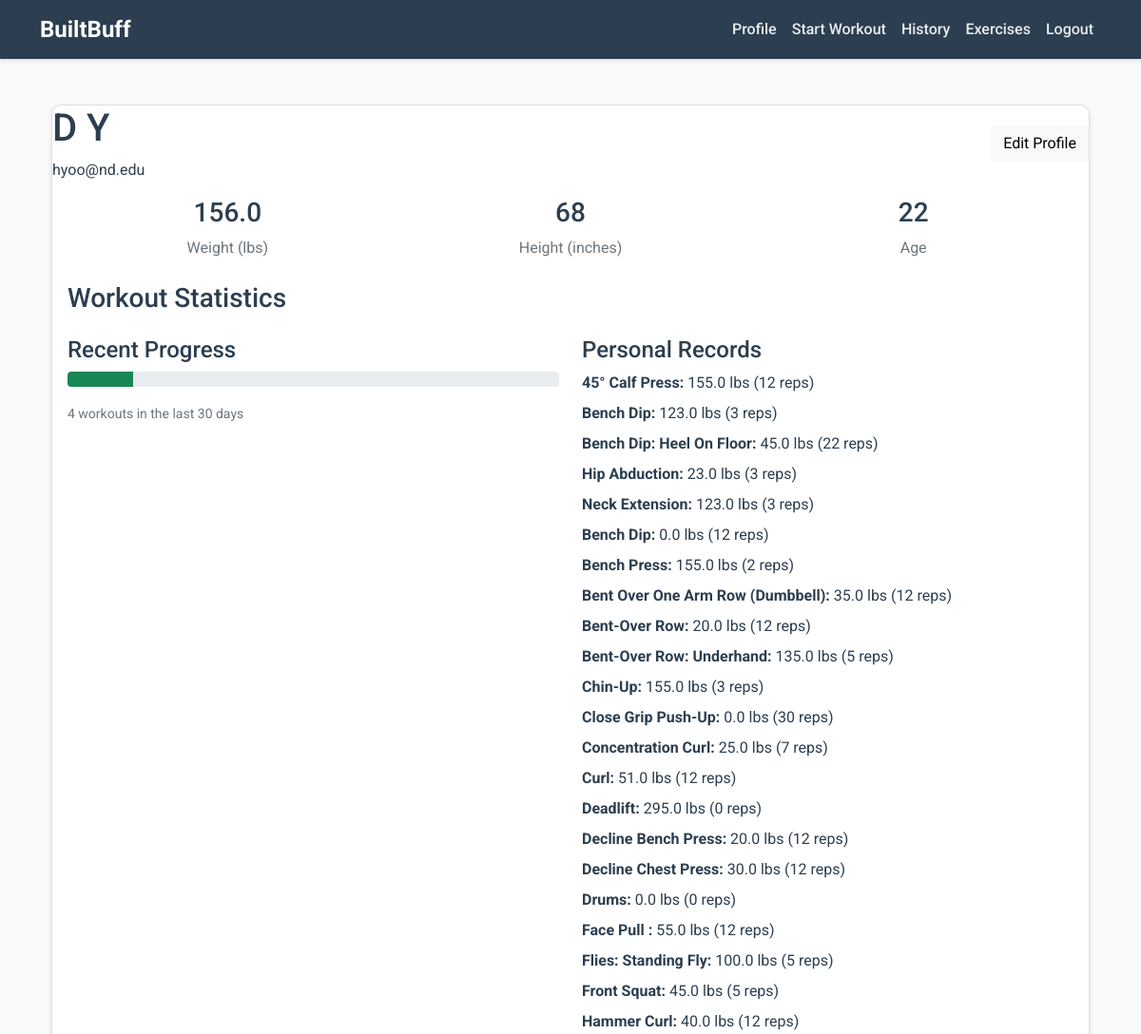
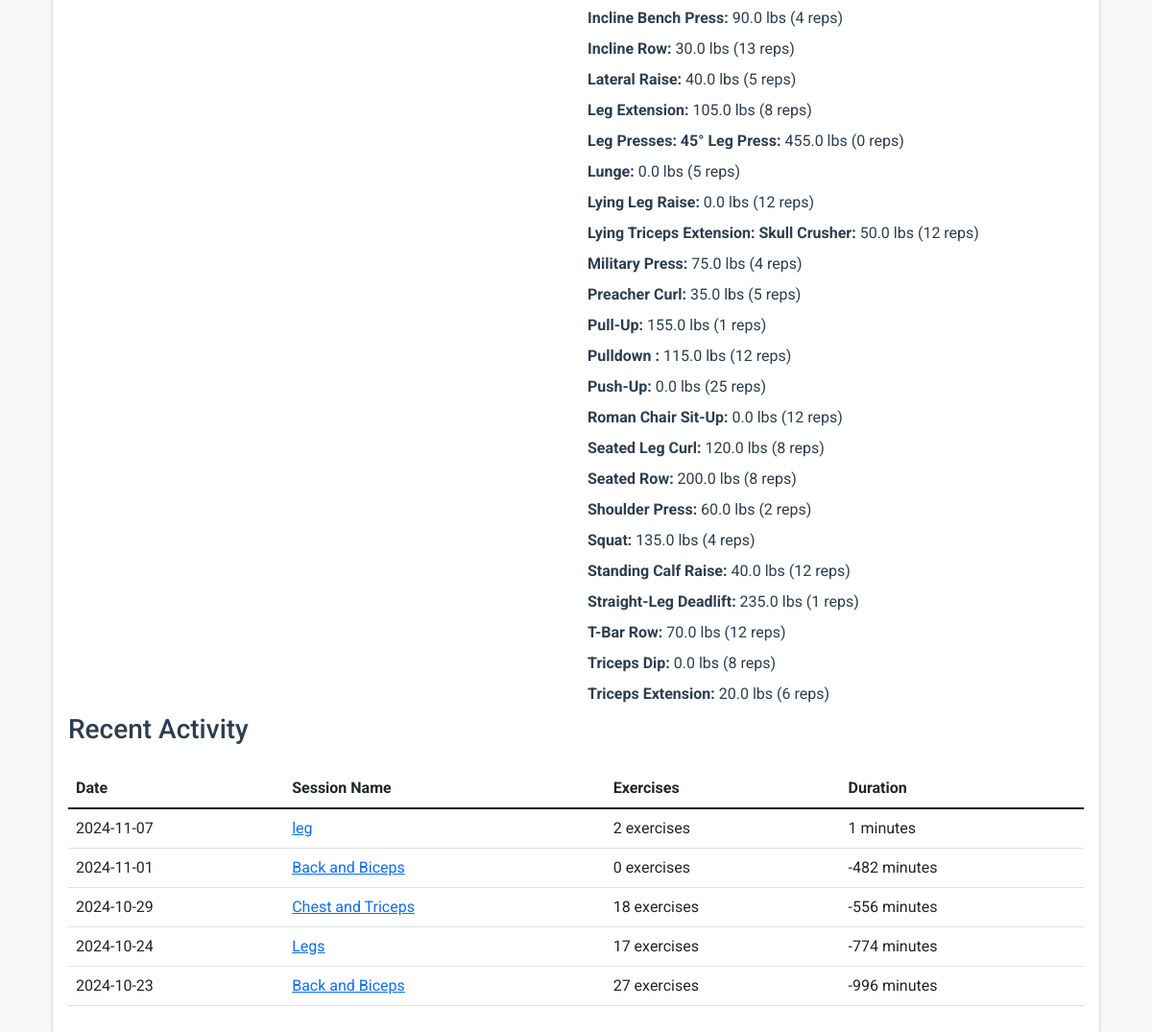
Screenshot of /profile (signed in) with the database file from the repository (2 pictures, top to bottom).
### models.py (models this page shows, shortened)
class User(db.Model):
    __tablename__ = 'users'
    user_id = db.Column(db.Integer, primary_key=True)
    first_name = db.Column(db.String(50), nullable=False)
    last_name = db.Column(db.String(50), nullable=False)
    email = db.Column(db.String(120), unique=True, nullable=False)
    password = db.Column(db.String(200), nullable=False)
    age = db.Column(db.Integer)
    weight = db.Column(db.Float)
    height = db.Column(db.Float)
    gender = db.Column(db.String(10))
    workout_sessions = db.relationship('WorkoutSession', backref='user', lazy=True)
    workout_logs = db.relationship('WorkoutLog', backref='user', lazy=True)

class WorkoutLog(db.Model):
    __tablename__ = 'workout_logs'
    workout_id = db.Column(db.Integer, primary_key=True)
    user_id = db.Column(db.Integer, db.ForeignKey('users.user_id'))
    session_id = db.Column(db.Integer, db.ForeignKey('workout_sessions.session_id'), nullable=False)
    session_workout_number = db.Column(db.Integer)  # New field for tracking workout number in the session
    completed_at = db.Column(db.Date)
    intensity_level = db.Column(db.String(10))
    rest_time = db.Column(db.Integer)
    reps = db.Column(db.Integer)
    sets = db.Column(db.Integer)
    exercise_name = db.Column(db.String(100))
    equipment = db.Column(db.String(100))
    variation = db.Column(db.String(100))
    weight = db.Column(db.Float)  # Weight used in each exercise

class WorkoutSession(db.Model):
    __tablename__ = 'workout_sessions'
    session_id = db.Column(db.Integer, primary_key=True)
    user_id = db.Column(db.Integer, db.ForeignKey('users.user_id'), nullable=False)
    session_name = db.Column(db.String(100), nullable=False)
    start_time = db.Column(db.DateTime, default=datetime.utcnow)
    end_time = db.Column(db.DateTime, nullable=True)
    status = db.Column(db.String(10), default='active')
    workout_logs = db.relationship('WorkoutLog', backref='session', lazy=True)

### app.py (the view)
@app.route('/profile')
def profile():
    if 'user_id' not in flask_session:
        return redirect(url_for('login'))
    user = User.query.get_or_404(flask_session['user_id'])
    thirty_days_ago = datetime.now() - timedelta(days=30)
    recent_workouts = WorkoutSession.query.filter(
        WorkoutSession.user_id == user.user_id,
        WorkoutSession.start_time >= thirty_days_ago
    ).all()
    personal_records = {}
    records = db.session.query(
        WorkoutLog.exercise_name,
        func.max(WorkoutLog.weight).label('max_weight'),
        WorkoutLog.reps
    ).filter(
        WorkoutLog.user_id == user.user_id
    ).group_by(
        WorkoutLog.exercise_name
    ).all()
    for record in records:
        personal_records[record.exercise_name] = {
            'weight': record.max_weight,
            'reps': record.reps
        }
    recent_sessions = WorkoutSession.query.filter_by(
        user_id=user.user_id
    ).order_by(
        WorkoutSession.start_time.desc()
    ).limit(5).all()
    for workout_session in recent_sessions:
        workout_session.exercise_count = WorkoutLog.query.filter_by(
            session_id=workout_session.session_id
        ).count()
        if workout_session.end_time:
            duration = (workout_session.end_time - workout_session.start_time).total_seconds() / 60
            workout_session.duration = round(duration)
        else:
            workout_session.duration = 0
    return render_template('profile.html',
                         user=user,
                         recent_workouts=recent_workouts,
                         personal_records=personal_records,
                         recent_sessions=recent_sessions)

### templates/profile.html
{% extends "base.html" %}
{% block content %}
<div class="container py-4">
    <div class="profile-card card">
        <div class="profile-header">
            <div class="row align-items-center">
                <div class="col-md-8">
                    <h1>{{ user.first_name }} {{ user.last_name }}</h1>
                    <p class="mb-0">{{ user.email }}</p>
                </div>
                <div class="col-md-4 text-md-end">
                    <a href="{{ url_for('edit_profile') }}" class="btn btn-light">Edit Profile</a>
                </div>
            </div>
        </div>
        <div class="card-body">
            <div class="row mb-4">
                <div class="col-md-4">
                    <div class="stat-card text-center">
                        <h3>{{ user.weight|default('--', true) }}</h3>
                        <p class="text-muted mb-0">Weight (lbs)</p>
                    </div>
                </div>
                <div class="col-md-4">
                    <div class="stat-card text-center">
                        <h3>{{ user.height|default('--', true) }}</h3>
                        <p class="text-muted mb-0">Height (inches)</p>
                    </div>
                </div>
                <div class="col-md-4">
                    <div class="stat-card text-center">
                        <h3>{{ user.age|default('--', true) }}</h3>
                        <p class="text-muted mb-0">Age</p>
                    </div>
                </div>
            </div>
            <div class="profile-stats">
                <h3 class="mb-4">Workout Statistics</h3>
                <div class="row g-4">
                    <div class="col-md-6">
                        <div class="stat-card">
                            <h4>Recent Progress</h4>
                            {% if recent_workouts %}
                                <div class="progress mb-3">
                                    <div class="progress-bar progress-bar-custom bg-success"
                                         role="progressbar"
                                         style="width: {{ (recent_workouts|length / 30) * 100 }}%">
                                    </div>
                                </div>
                                <small class="text-muted">
                                    {{ recent_workouts|length }} workouts in the last 30 days
                                </small>
                            {% else %}
                                <p class="text-muted">No recent workouts</p>
                            {% endif %}
                        </div>
                    </div>
                    <div class="col-md-6">
                        <div class="stat-card">
                            <h4>Personal Records</h4>
                            {% if personal_records %}
                                {% for exercise, record in personal_records.items() %}
                                    <div class="mb-2">
                                        <strong>{{ exercise|title }}:</strong>
                                        {{ record.weight|default('0') }} lbs ({{ record.reps|default('0') }} reps)
                                    </div>
                                {% endfor %}
                            {% else %}
                                <p class="text-muted">No records yet</p>
                            {% endif %}
                        </div>
                    </div>
                </div>
            </div>
            <div class="profile-stats">
                <h3 class="mb-4">Recent Activity</h3>
                {% if recent_sessions %}
                    <div class="table-responsive">
                        <table class="table table-hover">
                            <thead>
                                <tr>
                                    <th>Date</th>
                                    <th>Session Name</th>
                                    <th>Exercises</th>
                                    <th>Duration</th>
                                </tr>
                            </thead>
                            <tbody>
                                {% for session in recent_sessions %}
                                    <tr>
                                        <td>{{ session.start_time.strftime('%Y-%m-%d') }}</td>
                                        <td>
                                            <a href="{{ url_for('edit_session', session_id=session.session_id) }}">
                                                {{ session.session_name }}
                                            </a>
                                        </td>
                                        <td>{{ session.exercise_count }} exercises</td>
                                        <td>{{ session.duration }} minutes</td>
                                    </tr>
                                {% endfor %}
                            </tbody>
                        </table>
                    </div>
                {% else %}
                    <p class="text-muted">No recent activity</p>
                {% endif %}
            </div>
        </div>
    </div>
</div>
{% endblock %}

### templates/base.html (shortened to what this page needs)
<!DOCTYPE html>
<html lang="en">
<head>
    <link href="https://cdn.jsdelivr.net/npm/bootstrap@5.1.3/dist/css/bootstrap.min.css" rel="stylesheet">
</head>
<body>
    <nav class="navbar navbar-expand-lg navbar-dark">
        <div class="container">
            <a class="navbar-brand" href="{{ url_for('home') }}">
                BuiltBuff
            </a>
            <div class="collapse navbar-collapse" id="navbarNav">
                <ul class="navbar-nav ms-auto">
                    {% if 'user_id' in session %}
                        <li class="nav-item">
                            <a class="nav-link" href="{{ url_for('profile') }}">Profile</a>
                        </li>
                        <li class="nav-item">
                            <a class="nav-link" href="{{ url_for('startworkout') }}">Start Workout</a>
                        </li>
                        <li class="nav-item">
                            <a class="nav-link" href="{{ url_for('history') }}">History</a>
                        </li>
                        <li class="nav-item">
                            <a class="nav-link" href="{{ url_for('exercises') }}">Exercises</a>
                        </li>
                        <li class="nav-item">
                            <a class="nav-link" href="{{ url_for('logout') }}">Logout</a>
                        </li>
                    {% endif %}
                </ul>
            </div>
        </div>
    </nav>
    <main class="container mt-4">
        {% block content %}{% endblock %}
    </main>
</body>
</html>

### templates/base.html (style rules this page uses)
:root { --primary-color: #2C3E50; --secondary-color: #E74C3C; --accent-color: #3498DB; --background-color: #F8F9FA; --text-color: #2C3E50; }
body { font-family: 'Roboto', sans-serif; background-color: var(--background-color); color: var(--text-color); }
.navbar { background-color: var(--primary-color) !important; box-shadow: 0 2px 4px rgba(0,0,0,0.1); }
.navbar-brand { font-size: 1.5rem; font-weight: 700; color: white !important; }
.nav-link { color: rgba(255,255,255,0.9) !important; font-weight: 500; transition: color 0.3s ease; }
.card { border-radius: 10px; box-shadow: 0 2px 4px rgba(0,0,0,0.1); }

### rows the page displays
User: first_name "D", last_name "Y", email "hyoo@nd.edu", weight "156.0", height "68", age "22"
WorkoutLog: exercise_name "Bench Dip", weight "123.0", reps "3"
WorkoutLog: exercise_name "Bench Dip: Heel On Floor", weight "45.0", reps "22"
WorkoutLog: exercise_name "Hip Abduction", weight "23.0", reps "3"
WorkoutLog: exercise_name "Neck Extension", weight "123.0", reps "3"
WorkoutLog: exercise_name "Bench Press", weight "155.0", reps "2"
WorkoutLog: exercise_name "Bent Over One Arm Row (Dumbbell)", weight "35.0", reps "12"
WorkoutLog: exercise_name "Bent-Over Row", weight "20.0", reps "12"
WorkoutLog: exercise_name "Bent-Over Row: Underhand", weight "135.0", reps "5"
WorkoutLog: exercise_name "Chin-Up", weight "155.0", reps "3"
WorkoutLog: exercise_name "Concentration Curl", weight "25.0", reps "7"
WorkoutLog: exercise_name "Curl", weight "51.0", reps "12"
WorkoutLog: exercise_name "Deadlift", weight "295.0", reps "0"
WorkoutLog: exercise_name "Decline Bench Press", weight "20.0", reps "12"
WorkoutLog: exercise_name "Drums", weight "0.0", reps "0"
WorkoutLog: exercise_name "Face Pull", weight "55.0", reps "12"
WorkoutLog: exercise_name "Flies: Standing Fly", weight "100.0", reps "5"
WorkoutLog: exercise_name "Front Squat", weight "45.0", reps "5"
WorkoutLog: exercise_name "Incline Bench Press", weight "90.0", reps "4"
WorkoutLog: exercise_name "Incline Row", weight "30.0", reps "13"
WorkoutLog: exercise_name "Lateral Raise", weight "40.0", reps "5"
WorkoutLog: exercise_name "Leg Extension", weight "105.0", reps "8"
WorkoutLog: exercise_name "Leg Presses: 45° Leg Press", weight "455.0", reps "0"
WorkoutLog: exercise_name "Lying Triceps Extension: Skull Crusher", weight "50.0", reps "12"
WorkoutLog: exercise_name "Military Press", weight "75.0", reps "4"
WorkoutLog: exercise_name "Preacher Curl", weight "35.0", reps "5"
WorkoutLog: exercise_name "Pull-Up", weight "155.0", reps "1"
WorkoutLog: exercise_name "Pulldown", weight "115.0", reps "12"
WorkoutLog: exercise_name "Seated Leg Curl", weight "120.0", reps "8"
WorkoutLog: exercise_name "Seated Row", weight "200.0", reps "8"
WorkoutLog: exercise_name "Shoulder Press", weight "60.0", reps "2"
WorkoutLog: exercise_name "Squat", weight "135.0", reps "4"
WorkoutLog: exercise_name "Standing Calf Raise", weight "40.0", reps "12"
WorkoutLog: exercise_name "Straight-Leg Deadlift", weight "235.0", reps "1"
WorkoutLog: exercise_name "Triceps Dip", weight "0.0", reps "8"
WorkoutSession: start_time "2024-11-07", session_name "leg", exercise_count "2", duration "1"
WorkoutSession: start_time "2024-11-01", session_name "Back and Biceps", exercise_count "0", duration "-482"
WorkoutSession: start_time "2024-10-29", session_name "Chest and Triceps", exercise_count "18", duration "-556"
WorkoutSession: start_time "2024-10-24", session_name "Legs", exercise_count "17", duration "-774"
WorkoutSession: start_time "2024-10-23", session_name "Back and Biceps", exercise_count "27", duration "-996"

### other values shown
{{ recent_workouts|length }} "4"
{{ exercise|title }} "45° Calf Press" "Bench Dip" "Close Grip Push-Up" "Decline Chest Press" "Hammer Curl" "Lunge" "Lying Leg Raise" "Push-Up" "Roman Chair Sit-Up" "T-Bar Row" "Triceps Extension"
{{ record.weight|default('0') }} "155.0" "0.0" "0.0" "30.0" "40.0" "0.0" "0.0" "0.0" "0.0" "70.0" "20.0"
{{ record.reps|default('0') }} "12" "12" "30" "12" "12" "5" "12" "25" "12" "12" "6"
